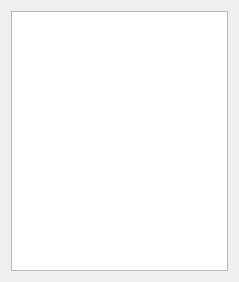
<?xml version="1.0" encoding="UTF-8"?>
<ui version="4.0">
 <class>ActorManagerDockWidget</class>
 <widget class="QWidget" name="ActorManagerDockWidget">
  <property name="enabled">
   <bool>true</bool>
  </property>
  <property name="geometry">
   <rect>
    <x>0</x>
    <y>0</y>
    <width>239</width>
    <height>282</height>
   </rect>
  </property>
  <layout class="QGridLayout" name="gridLayout">
   <item row="0" column="0">
    <widget class="QListWidget" name="listWidget"/>
   </item>
  </layout>
 </widget>
 <resources>
  <include location="scanner.qrc"/>
 </resources>
 <connections/>
</ui>
